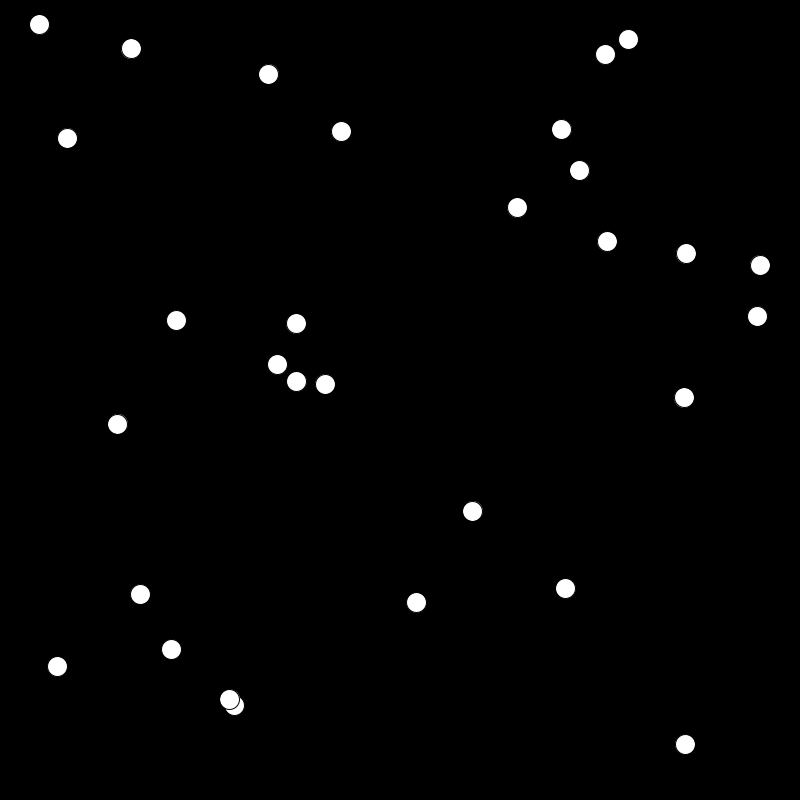
Frame 1 (no input)
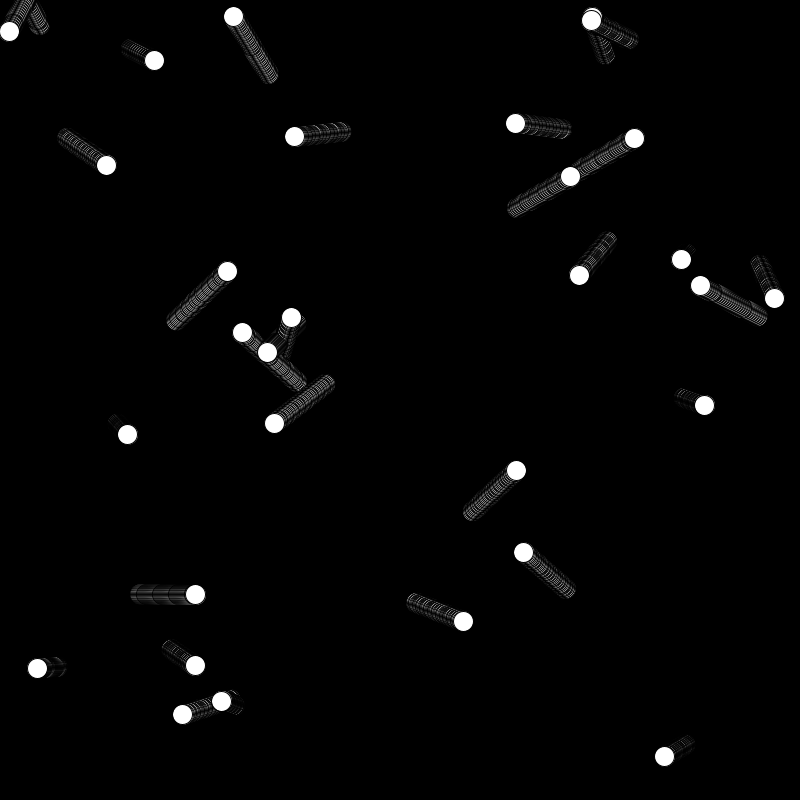
Frame 60 (the mouse pressed at the canvas centre just before this capture)
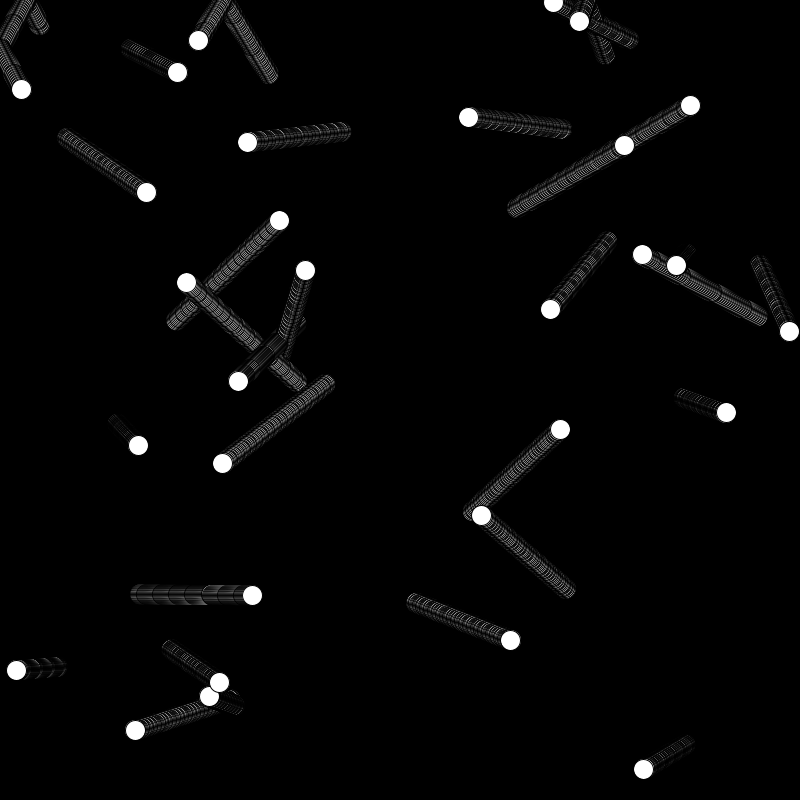
Frame 120 (the mouse held since frame 60 and released just before this capture)

The Processing sketch that drew these frames (run headless with seeded random() and noise(); from frame 60 on, the mouse is pressed at the canvas centre):

// Processing sketch: D3
// ── D3.pde

Particle [] p;

void setup(){
  
  size(800,800);
  background(0,0,0);
  p = new Particle[30];
  for(int i = 0; i < 30; i++){
    p[i] = new Particle();
  }

}

void draw(){
  for(int i = 0; i < 30; i++){
    p[i].draw();
  }

}

// ── Particle.pde
class Particle{
  float xPos;
  float yPos;

  float size;
  
  float speedX;
  float speedY;
  
  Particle(){
    xPos = random(0, width);
    yPos = random(0, height);
    
    speedX = random(-1,1);
    speedY = random(-1,1);
    size = 20.0;
    
    
  }
  
  void draw(){
    fill(255);
    ellipse(xPos, yPos, size, size);
    xPos += speedX;
    yPos += speedY;
    
    if(xPos < 0){
      xPos = 0;
      speedX = -1.0*speedX;
    }
    
    if(yPos < 0){
      yPos = 0;
      speedY = -1.0*speedY;
    }
    
    if(xPos > width){
      xPos = width;
      speedX = -1.0*speedX;
    }
    
        
    if(yPos > height){
      yPos = height;
      speedY = -1.0*speedY;
    }
  }
  
}
